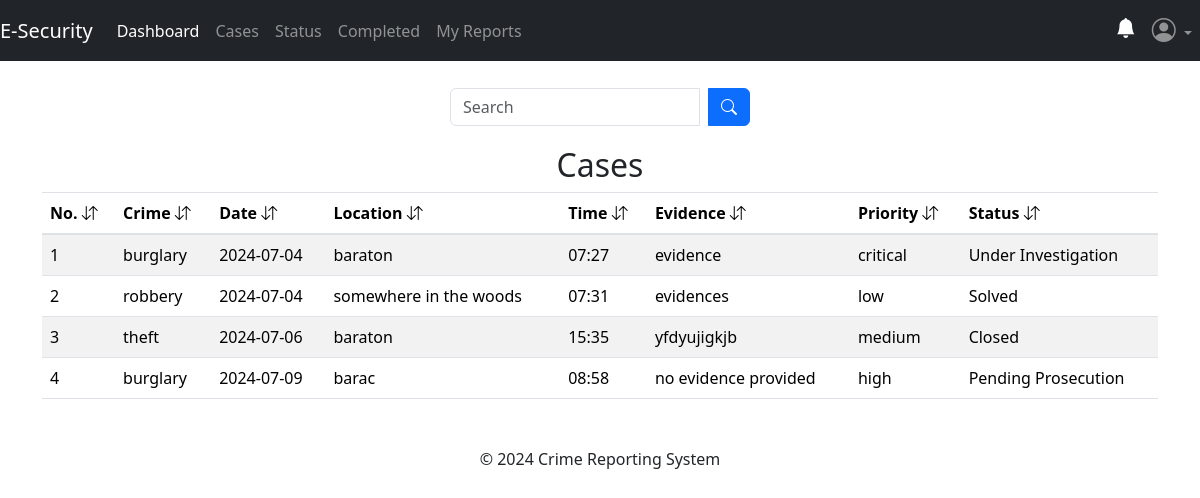
Page /officer/assigned-cases (signed in) on the earlier database version.
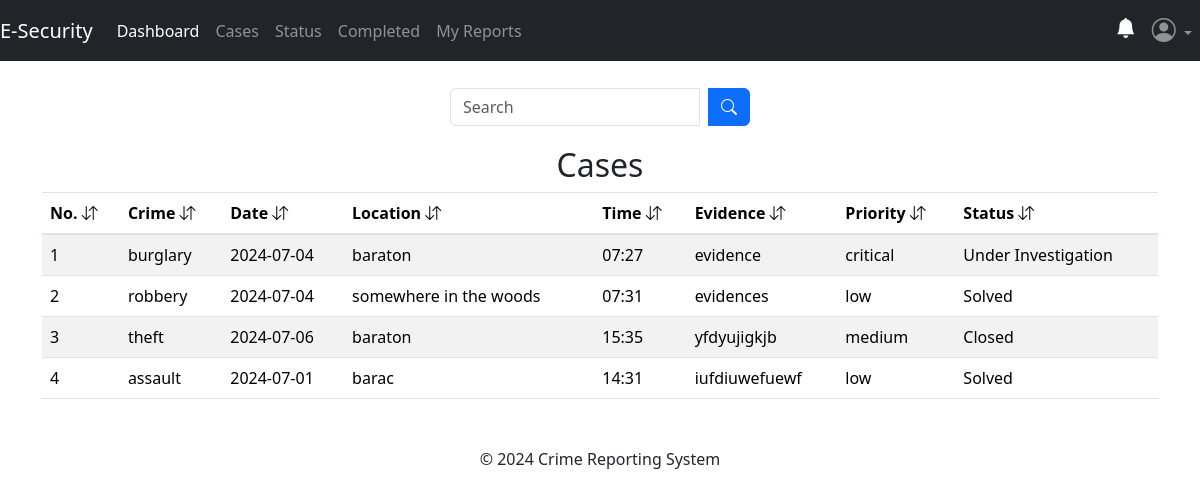
Same page on the later database version.
### app/officers/models.py (models this page shows, shortened)
class CaseReport(db.Model, UserMixin):
    report_id = db.Column(db.Integer, primary_key=True)
    crime_type = db.Column(db.String(120), nullable=False)
    location = db.Column(db.String(40), nullable=False)
    phone_number = db.Column(db.String(10))
    date = db.Column(db.String(10), nullable=False)
    time = db.Column(db.String(10), nullable=False)
    description = db.Column(db.Text, nullable=False)
    evidence = db.Column(db.Text, nullable=False)
    urgency = db.Column(db.String(10), nullable=False)
    deadline = db.Column(db.String(20), nullable=True)
    status = db.Column(db.String(50), nullable=True)
    reports = db.Column(db.Text, nullable=True)
    media = db.Column(db.Text, nullable=True)
    filename = db.Column(db.Text, nullable=True)
    mimetype = db.Column(db.Text, nullable=True)
    created_at = db.Column(db.DateTime(timezone=True), default=current_time())
    assigned_officer_id = db.Column(db.Integer, db.ForeignKey('officers.officer_id'))
    assigned_officer = db.relationship('Officers', back_populates='assignments')

### app/officers/routes.py (the view)
@officers.route('/officer/assigned-cases')
@officer_required
def assignedCase():
    officer_id = session['officer_id']
    search_assigned = request.args.get('search_assigned', '')
    try:
        if search_assigned:
            all_cases_assigned = CaseReport.query.filter(
                CaseReport.assigned_officer_id == officer_id
            ).filter(
                or_(
                CaseReport.crime_type.ilike(f'%{search_assigned}%') |
                CaseReport.location.ilike(f'%{search_assigned}%') |
                CaseReport.date.ilike(f'%{search_assigned}%') |
                CaseReport.time.ilike(f'%{search_assigned}%') |
                CaseReport.created_at.ilike(f'%{search_assigned}%') |
                CaseReport.status.ilike(f'%{search_assigned}%') |
                CaseReport.urgency.ilike(f'%{search_assigned}%')
                )
            ).all()
        else:
            all_cases_assigned = CaseReport.query.filter_by(assigned_officer_id=officer_id).all()
    except:
        current_app.logger.error("Database error:")
        flash("No report with the keyword.", "warning")
        return redirect(url_for('officers.assignedCase'))
    return render_template('officer/assigned-cases.html', all_cases_assigned=all_cases_assigned)

### app/officers/routes.py (called while the page is built)
def officer_required(f):
    @wraps(f)
    def decorated_function(*args, **kwargs):
        if not session.get('officer_id'):
            flash('You need to be logged in as an officer to access the page.', 'danger')
            return redirect(url_for('officers.officerLogin'))
        return f(*args, **kwargs)
    return decorated_function

### app/templates/officer/assigned-cases.html (shortened to what this page needs)
{% extends 'officer/master.html' %} {% block content %}
<div class="container">
  <br />
  <form
    method="GET, POST"
    action="{{ url_for('officers.assignedCase') }}"
    class="search-form"
  >
    <div class="input-group search-input">
      <input
        type="text"
        name="search_assigned"
        class="form-control"
        placeholder="Search"
      />
      <div class="input-group-append ms-2">
        <button type="submit" class="btn btn-primary">
          <i class="bi bi-search"></i>
        </button>
      </div>
    </div>
  </form>
  {% if all_cases_assigned %}
  <table class="table table-striped table-hover">
    <h2 style="text-align: center">Cases</h2>
    <thead>
      <tr>
        <th scope="col">No. <i class="bi bi-arrow-down-up"></i></th>
        <th scope="col">Crime <i class="bi bi-arrow-down-up"></i></th>
        <th scope="col">Date <i class="bi bi-arrow-down-up"></i></th>
        <th scope="col">Location <i class="bi bi-arrow-down-up"></i></th>
        <th scope="col">Time <i class="bi bi-arrow-down-up"></i></th>
        <th scope="col">Evidence <i class="bi bi-arrow-down-up"></i></th>
        <th scope="col">Priority <i class="bi bi-arrow-down-up"></i></th>
        <th scope="col">Status <i class="bi bi-arrow-down-up"></i></th>
      </tr>
    </thead>
    <tbody>
      {% for cases in all_cases_assigned %}
      <tr
        onclick="caseDetails('{{ cases.report_id }}')"
        style="cursor: pointer"
      >
        <td>{{ loop.index }}</td>
        <td>{{ cases.crime_type }}</td>
        <td>{{ cases.date }}</td>
        <td>{{ cases.location }}</td>
        <td>{{ cases.time }}</td>
        <td>{{ cases.evidence }}</td>
        <td>{{ cases.urgency }}</td>
        <td>{{ cases.status }}</td>
      </tr>
      {% endfor %}
    </tbody>
  </table>
  {% endif %}
  {% endblock content %}

Differences in the rows shown:
no longer on this page (row edited): CaseReport: crime_type "burglary", date "2024-07-09", location "barac", time "08:58", evidence "no evidence provided", urgency "high", status "Pending Prosecution"
now on this page (row edited): CaseReport: crime_type "assault", date "2024-07-01", location "barac", time "14:31", evidence "iufdiuwefuewf", urgency "low", status "Solved"
